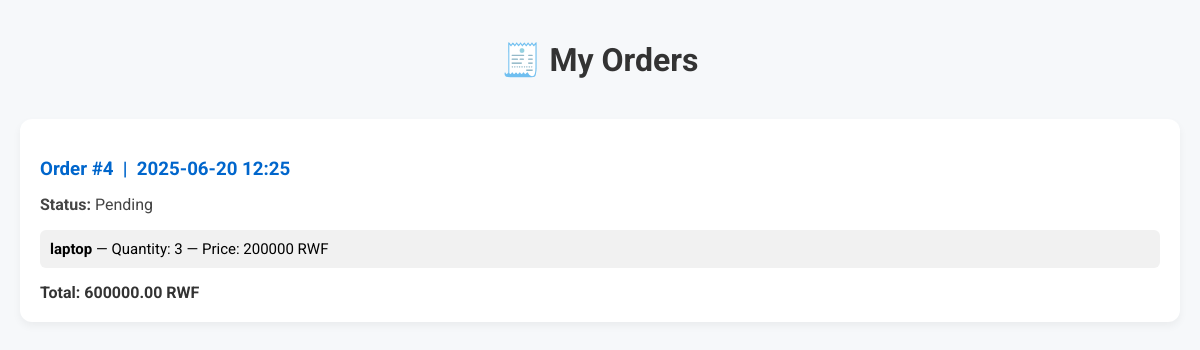
/my-orders/ (signed in), run on an earlier commit of the app's database.
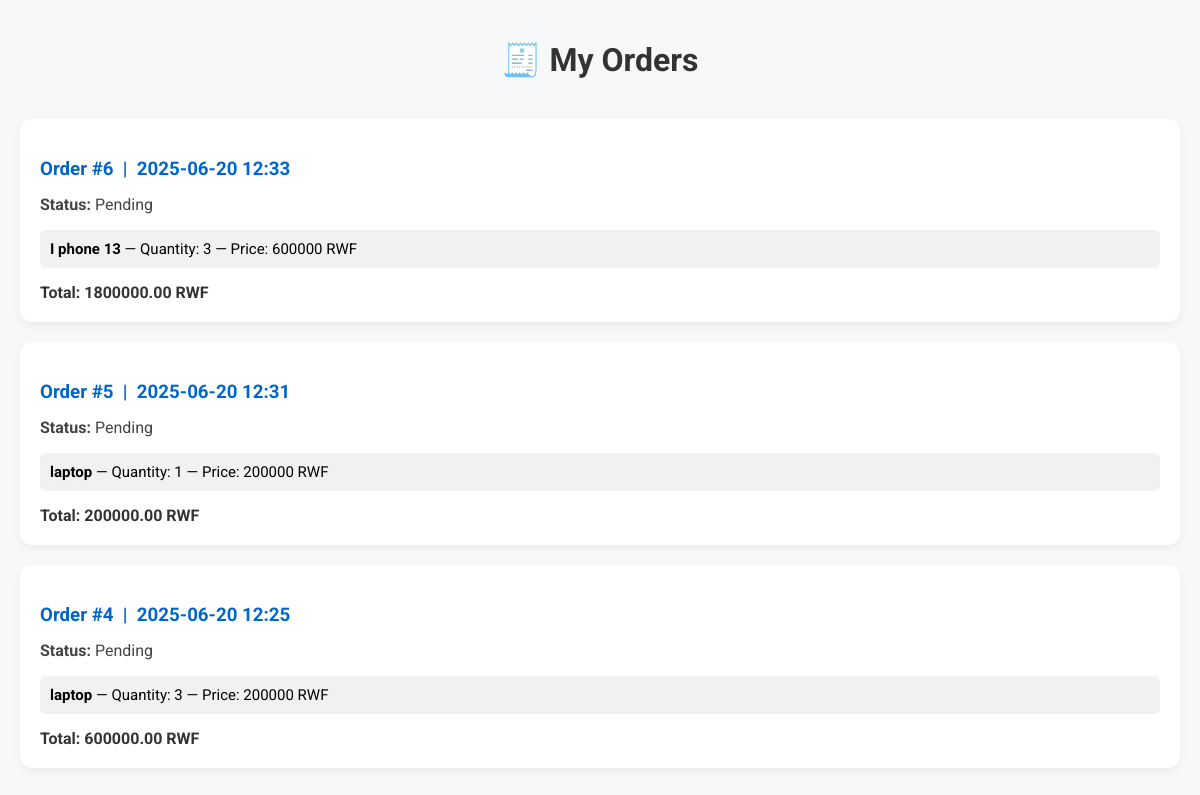
And on a later commit of the database.
### shopping/models.py (models this page shows, shortened)
class Order(models.Model):
    STATUS_CHOICES = (
        ('pending', 'Pending'),
        ('confirmed', 'Confirmed'),
        ('shipped', 'Shipped'),
        ('delivered', 'Delivered'),
    )
    customer = models.ForeignKey(User, on_delete=models.CASCADE)
    products = models.TextField()  # Store JSON string of cart
    total_price = models.DecimalField(max_digits=10, decimal_places=2)
    created_at = models.DateTimeField(auto_now_add=True)
    status = models.CharField(max_length=20, choices=STATUS_CHOICES, default='pending')

### shopping/views.py (the view)
# urls.py: path('my-orders/', views.my_orders, name='my_orders'),
@login_required
def my_orders(request):
    orders = Order.objects.filter(customer=request.user).order_by('-created_at')
    for order in orders:
        order.product_data = json.loads(order.products)
    return render(request, 'my_orders.html', {'orders': orders})

### templates/my_orders.html (shortened to what this page needs)
{% load static %}
<!DOCTYPE html>
<html lang="en">
<head>
</head>
<body>
    <h1>🧾 My Orders</h1>
    {% if orders %}
        {% for order in orders %}
            <div class="order">
                <h3>Order #{{ order.id }} &nbsp;|&nbsp; {{ order.created_at|date:"Y-m-d H:i" }}</h3>
                <p><strong>Status:</strong> {{ order.status|capfirst }}</p>
                <ul>
                    {% for pid, item in order.product_data.items %}
                        <li>
                            <strong>{{ item.name }}</strong> —
                            Quantity: {{ item.quantity }} —
                            Price: {{ item.price }} RWF
                        </li>
                    {% endfor %}
                </ul>
                <div class="total">Total: {{ order.total_price }} RWF</div>
            </div>
        {% endfor %}
    {% else %}
        <p class="no-orders">You have no orders yet.</p>
    {% endif %}
</body>
</html>

What changed in the data, as far as the page shows it:
added Order: id "6", created_at "2025-06-20 12:33", status "Pending", name "I phone 13", quantity "3", price "600000", total_price "1800000.00"
added Order: id "5", created_at "2025-06-20 12:31", status "Pending", name "laptop", quantity "1", price "200000", total_price "200000.00"
